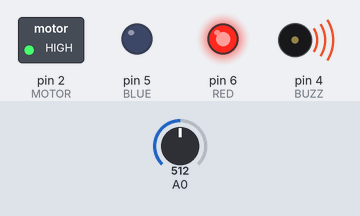
Simulated run of this sketch. Board: Arduino Uno, built with avr-gcc and run on an emulated ATmega328P. On the bench: switched loads named in the sketch (green lamp = pin HIGH), output pins drawn as LEDs (lit = HIGH), buzzer (waves = sounding, pin HIGH). The inputs (shaded band) are chosen by the test bench; at power-on: A0 = 512.

Above: at 1.2 s.
1.3 s: A0 set to 220
2.8 s: A0 set to 188
At 3.8 s:
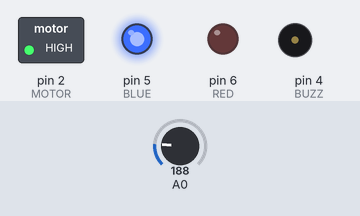
4.3 s: A0 set to 174
5.8 s: A0 set to 149
At 6.3 s:
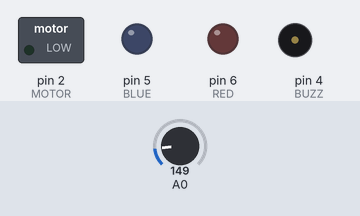
7.3 s: A0 set to 306
At 8.5 s:
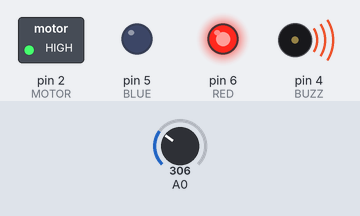
8.8 s: A0 set to 122
At 9.9 s:
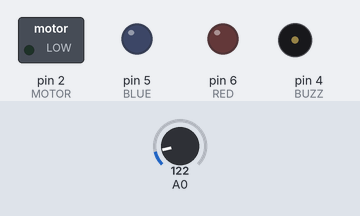
Timing chart, 0 to 11.3 s (numbered marks = the images above; inputs shaded):
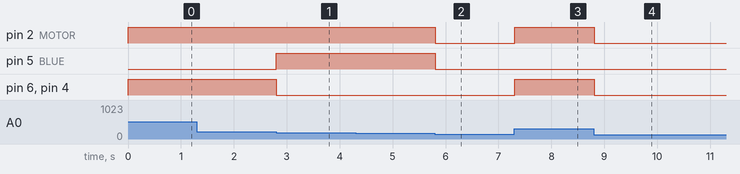

The sketch:

primeiro_desafio1.ino
```cpp
// C++ code
//
int temperatura = 0;

int RED = 6;
int GREEN = 3;
int BLUE = 5;
int BUZZ = 4;
int MOTOR = 2;

void setup()
{
  pinMode(A0, INPUT);
  pinMode(RED, OUTPUT);
  pinMode(MOTOR, OUTPUT);
  pinMode(BLUE, OUTPUT);
  pinMode(BLUE, OUTPUT);
  pinMode(BUZZ, OUTPUT);
}

void loop()
{
  temperatura = -40 + 0.488155 * (analogRead(A0) - 20);
  if (temperatura >= 50) {
    digitalWrite(BLUE, LOW);
    digitalWrite(GREEN, LOW);
    digitalWrite(RED, HIGH);
    digitalWrite(BUZZ, HIGH);
  } else if (temperatura >= 30) {
    digitalWrite(RED, LOW);
    digitalWrite(BUZZ, LOW);
    digitalWrite(GREEN, LOW);
    digitalWrite(BLUE, HIGH);
  }

  if (temperatura >= 30) {
    digitalWrite(MOTOR, HIGH);
  }

  if (temperatura < 30) {
    digitalWrite(RED, LOW);
    digitalWrite(MOTOR, LOW);
    digitalWrite(BLUE, LOW);
    digitalWrite(BUZZ, LOW);
    digitalWrite(GREEN, HIGH);
  }
  delay(100);
}
```

Measured:
- the behaviour switches between 205 and 204 on A0 (found by bisection; images 0 and 1)
- the behaviour switches between 164 and 163 on A0 (found by bisection; images 1 and 2)
- after the input at 1.3 s, every drawn part: stays the same
- after the input at 2.8 s, pin 5 (BLUE): LOW → HIGH at once; pin 6 (RED), pin 4 (BUZZ): HIGH → LOW at once
- after the input at 4.3 s, every drawn part: stays the same
- after the input at 5.8 s, pin 2 (MOTOR), pin 5 (BLUE): HIGH → LOW at once
- after the input at 7.3 s, pin 2 (MOTOR), pin 6 (RED), pin 4 (BUZZ): LOW → HIGH at once
- after the input at 8.8 s, pin 2 (MOTOR), pin 6 (RED), pin 4 (BUZZ): HIGH → LOW at once
